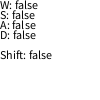
Frame 1 (no input)
Frame 60 (the mouse pressed at the canvas centre just before this capture): identical to frame 1, image omitted
Frame 120 (the mouse held since frame 60 and released just before this capture): identical to frame 1, image omitted

The Processing sketch that drew this single still picture (run headless with seeded random() and noise(); from frame 60 on, the mouse is pressed at the canvas centre):

// Processing sketch: keyPressedAndkeyReleased
// ── keyPressedAndkeyReleased.pde
boolean wkey = false;
boolean skey = false;
boolean akey = false;
boolean dkey = false;
boolean shiftkey = false;

void setup() {
  size(100,100aaaaaaaaaaaaaaaaaaaaaaaaaaaaaaaaaaaaaaaaaasssssssssssssssssssssaaaaaaaaaaaaaaaaaaaaa);
  noStroke();
  fill(0);
}

void draw() {
  background(255);
  textAlign(LEFT,TOP);
  text("W: " + wkey,0,0);
  text("S: " + skey,0,10);
  text("A: " + akey,0,20);
  text("D: " + dkey,0,30);
  text("Shift: " + shiftkey,0,50);
}

void keyPressed() {
  if(key == 'w') {
    wkey = true;
  }
  if(key == 's') {
    skey = true;
  }
  if(key == 'a') {
    akey = true;
  }
  if(key == 'd') {
    dkey = true;
  }
  if(key == CODED) {
    if(keyCode == SHIFT) {
      shiftkey = true;
    }
    
  }
  printKey("***** keyPressed", key,  keyCode);
}

void keyReleased() {
  if(key == 'w') {
    wkey = false;
  }
  if(key == 's') {
    skey = false;
  }
  if(key == 'a') {
    akey = false;
  }
  if(key == 'd') {
    dkey = false;
  }
  if(key == CODED) {
    if(keyCode == SHIFT) {
      shiftkey = false;
    }
  }
  printKey("^^^^^^^^^^^^^^^^^^^^^^^^^ keyReleased", key,   keyCode);
}



void printKey(String label, char myKey, int myKeyCode){
   String timeStamp = "time: " + millis() + ": "; // current time in milliseconds since sketch launch
   if ( myKey == CODED) {
       println(timeStamp + label + " --> CODED: " + myKeyCode);
   }
   else{
       println(timeStamp + label + " --> CHAR: '"  + myKey + "'");
   } 
}
